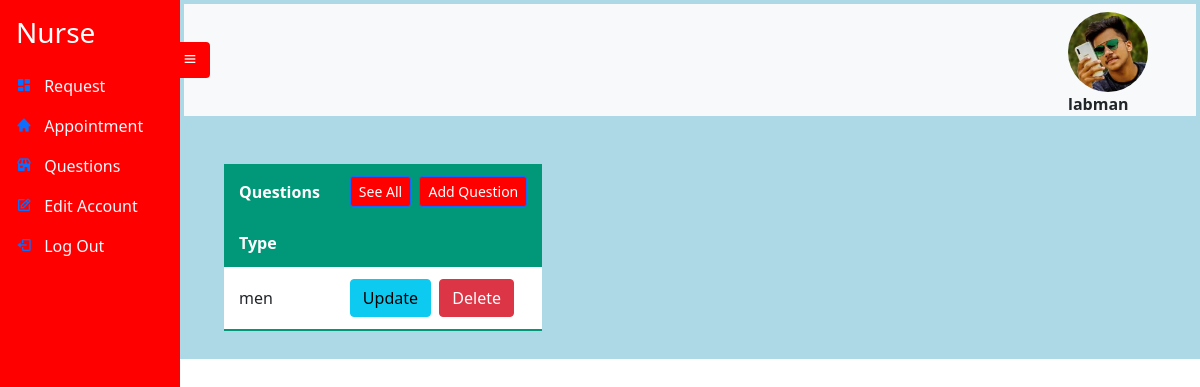
/donorquestions/notall (signed in), run on the app's committed database.
### UserAccount/models.py (models this page shows, shortened)
class UserRegistration(models.Model):
    User_id = models.UUIDField(default=uuid.uuid4, unique=True,
                          primary_key=True, editable=False)
    FirstName = models.CharField(max_length=20 , null=True , blank=True)
    LastName = models.CharField(max_length=20 , null=True , blank=True)
    Address_id = models.OneToOneField(Address , on_delete=models.CASCADE)
    Age = models.IntegerField(null=True , blank=True)
    Account_id = models.OneToOneField(Account , on_delete=models.CASCADE)
    ProfilePic= models.FileField(null=True, blank=True, upload_to='profilepic/', default="profilepic/defaultprofile.jpeg")

class Account(AbstractUser):
    Role = models.CharField(max_length=25, null=True , blank=True)

### Donor/models.py (models this page shows, shortened)
class DonationRequestFormQuesitons(models.Model):
   Question_id = models.UUIDField( default=uuid.uuid4, unique=True,
                          primary_key=True, editable=False)
   HeartDisease = models.TextField (null=True , blank=True , )
   Kidney_Lung_Bloodpressure_Diabetes_Epilepsy = models.TextField( null=True , blank=True )
   Liverproblems = models.TextField(null=True , blank=True )
   STD = models.TextField(null=True , blank=True )
   Tattoo_Ear_skin_pierced_lastmonth= models.TextField( null=True , blank=True)
   Slpet_Unsafely_OtherThanPartner = models.TextField( null=True , blank=True )
   SeriousSkinRepair = models.TextField(null=True , blank=True )
   Preagnant = models.TextField(null=True , blank=True )
   Abortion = models.TextField( null=True , blank=True )
   BreastFeeding = models.TextField( null=True , blank=True  )
   BloodHealthfulnessInfo = models.TextField( null=True , blank=True)
   Type = models.CharField(max_length=10 , null=True , blank=True)

### Nurse/views.py (the view)
# urls.py: path('donorquestions/<type>', views.DonorQuestions , name='donorquestions'),
def DonorQuestions(request , type):
    questions = None
    try:
        if(type == 'all'):
            questions = DonationRequestFormQuesitons.objects.all()
        else:
            questions = DonationRequestFormQuesitons.objects.all()[0:3]
    except:
        question = None
    context = {'account':Userstate(request)['account'] , 'questions':questions }
    return render (request , 'nurse/donorquestions.html' , context)

### Nurse/views.py (called while the page is built)
def Userstate(request):  # for getting the state of the user
    state = request.user
    account = UserRegistration.objects.get(Account_id=state.id)
    context={'account':account}
    return context

### templates/nurse/donorquestions.html (shortened to what this page needs)
{% extends 'nurse/nurse.html' %}
{% block content %}
<br>
<br>
<table class="styled-table">
    <thead>
         <tr>
           <th>Questions</th>
           <th><a href="{% url 'donorquestions' 'all' %}"><button type="button" class="btn btn-primary btn-sm" style= "background-color: red;">See All</button></a>&nbsp;
            <a href="{% url 'addquestions' 'add' %}"><button type="button" class="btn btn-primary btn-sm" style= "background-color: red;">Add Question</button></a></th>
            </tr>
          <tr>
            <th>Type</th>
            <th></th>
        </tr>
    </thead>
    <tbody>
      {% if questions %}
      {% for question in questions %}
       <tr>
         <td>{{ question.Type }}</td>
         <td><a href="{% url 'updatequestion' question.Question_id %}"><button type="button" class="btn btn-info">Update</button></a>&nbsp;
         <a href="{% url 'deletequestion' question.Question_id %}"><button type="button" class="btn btn-danger">Delete</button></a></td>
         </tr>
      {% endfor %}
      {% else %}
      <tr>
       <td>No Donation Request For Now </td>
       <td></td>
     </tr>
     {% endif %}
      </tbody>
  </table>
  <br>
{% endblock %}

### templates/nurse/nurse.html (shortened to what this page needs)
{% extends 'sidebarbase.html' %}
{% block content1 %}
<div
      class="side-navbar active-nav d-flex justify-content-between flex-wrap flex-column"
      id="sidebar"
    >
      <ul class="nav flex-column text-white w-100">
        <a href="{% url 'donorrequest' 'notall' %}" class="nav-link h3 text-white my-2">
          Nurse
        </a>
        <li class="nav-link">
          <i class="bx bxs-dashboard"></i>
          <span class="mx-2" ><a class="inner-anchor"  href="{% url 'donorrequest' 'notall' %}"> Request</a></span>
        </li>
        <li class="nav-link">
          <i class="bx bxs-home"></i>
          <span class="mx-2" ><a class="inner-anchor" href="{% url 'checkappointment' 'notall' %}"> Appointment</a></span>
        </li>
        <li class="nav-link">
          <i class="bx bxs-store"></i>
          <span class="mx-2" ><a class="inner-anchor" href="{% url 'donorquestions' 'notall' %}"> Questions </a></span>
        </li>
        <li class="nav-link">
          <i class="bx bx-edit"></i>
          <span class="mx-2" ><a class="inner-anchor" href="{% url 'editpassword' %}"> Edit Account</a></span>
        </li>
        <li class="nav-link">
          <i class="bx bx-log-out"></i>
          <span class="mx-2" ><a class="inner-anchor" href="{% url 'logout' %}" > Log Out </a></span>
        </li>
      </ul>
    </div>
    <div class="p-1 my-container active-cont" style="background-color:lightblue">
      <nav class="navbar top-navbar navbar-light bg-light px-5">
        <a class="btn border-0" id="menu-btn"><i class="bx bx-menu"></i></a>
        <figure id="image">
          <img src="/static/images/{{ account.ProfilePic }}" style="height: 80px;
          width: 80px;
          border-radius: 50%; " >
          <figcaption><b>{{user.username}}</b></figcaption>
        </figure>
              </nav>
      {% block content %}
      {% endblock %}
{% endblock %}

### static/styles/sidebar.css (style rules this page uses)
* { margin: 0; padding: 0; box-sizing: border-box; }
body { min-height: 100vh; background-color: #fff; }
.side-navbar { width: 180px; height: 100%; position: fixed; margin-left: -300px; background-color: red; transition: 0.5s; }
.my-container { transition: 0.4s; }
.active-nav { margin-left: 0; }
.active-cont { margin-left: 180px; }
#menu-btn { background-color: red ; color: #fff; margin-left: -62px; }
#image { max-width: 300px; height: 80px; border-radius: 50%; top: 10px; right: 0px; }
.inner-anchor { color: aliceblue; text-decoration: black; }
.styled-table thead tr { background-color: #009879; color: #ffffff; text-align: left; }
.styled-table th, .styled-table td { padding: 12px 15px; }
.styled-table tbody tr { border-bottom: 1px solid #dddddd; }
.styled-table tbody tr:last-of-type { border-bottom: 2px solid #009879; }
.styled-table { margin-left: 40px; }
.styled-table tbody { background-color: white; }

### data on the page
UserRegistration: ProfilePic (picture)
Account: username "labman"
DonationRequestFormQuesitons: Type "men"
